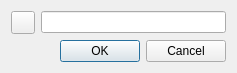
<?xml version="1.0" encoding="UTF-8"?>
<ui version="4.0">
 <class>Dialog</class>
 <widget class="QDialog" name="Dialog">
  <property name="geometry">
   <rect>
    <x>0</x>
    <y>0</y>
    <width>237</width>
    <height>71</height>
   </rect>
  </property>
  <property name="windowTitle">
   <string>Dialog</string>
  </property>
  <layout class="QVBoxLayout" name="verticalLayout">
   <item>
    <layout class="QHBoxLayout" name="horizontalLayout">
     <item>
      <widget class="QToolButton" name="buttonColor">
       <property name="text">
        <string/>
       </property>
      </widget>
     </item>
     <item>
      <widget class="QLineEdit" name="lineName"/>
     </item>
    </layout>
   </item>
   <item>
    <widget class="QDialogButtonBox" name="buttonBox">
     <property name="orientation">
      <enum>Qt::Horizontal</enum>
     </property>
     <property name="standardButtons">
      <set>QDialogButtonBox::Cancel|QDialogButtonBox::Ok</set>
     </property>
    </widget>
   </item>
  </layout>
 </widget>
 <resources/>
 <connections>
  <connection>
   <sender>buttonBox</sender>
   <signal>accepted()</signal>
   <receiver>Dialog</receiver>
   <slot>accept()</slot>
   <hints>
    <hint type="sourcelabel">
     <x>248</x>
     <y>254</y>
    </hint>
    <hint type="destinationlabel">
     <x>157</x>
     <y>274</y>
    </hint>
   </hints>
  </connection>
  <connection>
   <sender>buttonBox</sender>
   <signal>rejected()</signal>
   <receiver>Dialog</receiver>
   <slot>reject()</slot>
   <hints>
    <hint type="sourcelabel">
     <x>316</x>
     <y>260</y>
    </hint>
    <hint type="destinationlabel">
     <x>286</x>
     <y>274</y>
    </hint>
   </hints>
  </connection>
 </connections>
</ui>
